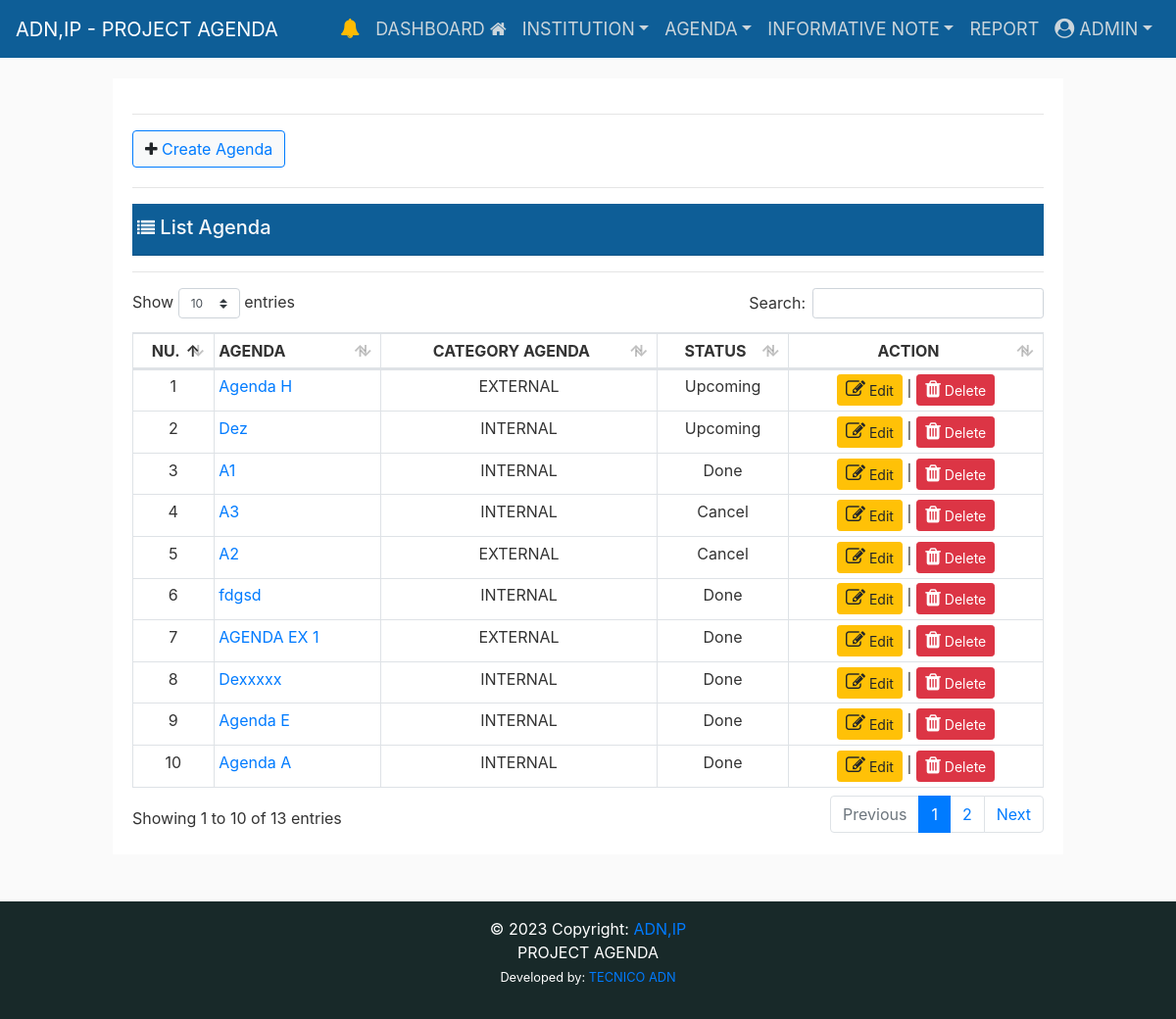
Screenshot of /agenda/ (signed in) with the database file from the repository.
### eventapps/authentication/models.py (models this page shows)
class User(AbstractUser):
    is_dei = models.BooleanField(default=False, verbose_name='Director')
    is_adj = models.BooleanField(default=False, verbose_name='Adjunto')
    is_uga = models.BooleanField(default=False, verbose_name='UGA')
    is_uap = models.BooleanField(default=False, verbose_name='UAP')
    is_ucvq = models.BooleanField(default=False, verbose_name='UCVQ')
    is_uedc = models.BooleanField(default=False, verbose_name='UEDC')
    is_secretary = models.BooleanField(
        default=False, verbose_name='SECRETARY')
    is_media = models.BooleanField(default=False, verbose_name='MEDIA')

### eventapps/event/models.py (models this page shows, shortened)
class Agenda(models.Model):
    user = models.ForeignKey(
        User, on_delete=models.CASCADE, related_name="agenda")
    title = models.CharField(
        max_length=255, unique=True, verbose_name='Agenda')
    title_slug = models.SlugField(
        max_length=255, null=False, unique=True, verbose_name='Title-Slug')
    catagenda = models.ForeignKey(
        CatAgenda, on_delete=models.CASCADE, related_name="agenda", verbose_name="Category Agenda")
    institution = models.ForeignKey(
        Institution, on_delete=models.CASCADE, related_name="agenda", verbose_name="Institution")
    start_time = models.DateTimeField()
    end_time = models.DateTimeField()
    location = models.CharField(max_length=255, null=False, blank=True)
    observation = models.TextField(null=False, blank=True)
    is_cancel = models.BooleanField(default=False)
    is_active = models.BooleanField(default=True)
    STATUS = (
        ('Pending', 'Pending'),
        ('Read', 'Read'),
    )
    status = models.CharField(max_length=20, choices=STATUS)
    created_at = models.DateTimeField(auto_now_add=True)
    updated_at = models.DateTimeField(auto_now=True)
    class Meta:
        verbose_name_plural = ("Agenda")
        ordering = ('-start_time', )

class CatAgenda(models.Model):
    name_category = models.CharField(
        max_length=200, unique=True, verbose_name='Category Agenda')
    name_category_slug = models.CharField(
        max_length=255, null=True, unique=True, verbose_name='Category Agenda Slug')
    class Meta:
        verbose_name_plural = ("Category Agenda")
    def __str__(self):
        return str(self.name_category)

### eventapps/event/views.py (the view)
# urls.py: path('agenda/', views.agenda_list, name='agenda_list'),
@login_required(login_url="/login/")
def agenda_list(request):
    context = {
    }
    return render(request, 'event/agenda_list.html', context)

### eventapps/templates/event/agenda_list.html (shortened to what this page needs)
{% extends "layouts/base.html" %}
{% load static %}
{% block content %}
<div class="row d-flex justify-content-center ">
    <div class="col-sm-12">
        <div class="border-info shadow-lg bg-white">
            <div class="card-body">
                <hr />
                <div class="row mr-1 mt-1">
                    <div class="col-sm-6 pb-1">
                        {% if user.is_authenticated %}
                        <button type="button" class="btn btn-light border border-primary">
                            <span class="fa fa-plus"></span><a class="text-primary" href="{% url 'agenda_add' %}"
                                role="button">
                                Create Agenda</a>
                        </button>
                        {% endif %}
                    </div>
                </div>
                <hr />
                <div class="card-header bg-card pb-2 mt-2 d-flex justify-content-between">
                    <div class="row flex-row">
                        <h5 class="text-light"> <i class="fa fa-list" style="font-size:18px;"></i> List Agenda</h5>
                    </div>
                </div>
                <hr>
                <section id='no-more-tables'>
                    <table class="table table-bordered table-sm" id="example" width="100%" cellspacing="0">
                        <thead>
                            <tr>
                                <th class="text-center">NU.</th>
                                <th>AGENDA</th>
                                <th class="text-center">CATEGORY AGENDA</th>
                                <th class="text-center">STATUS</th>
                                <th class="text-center">ACTION</th>
                            </tr>
                        </thead>
                        <tbody>
                            {% for obj in agenda_list %}
                            <tr>
                                <td class="text-center">{{ forloop.counter }}</td>
                                {% if obj.is_cancel == False %}
                                <td data-title="Title">
                                    <a href="{% url 'concludedAgenda_list_detail' title_slug=obj.title_slug %}"
                                        class="float-left">
                                        {{obj.title }}</a>
                                </td>
                                <td class="text-center">
                                    {{obj.catagenda }}
                                </td>
                                {% if obj.start_time >= current_datetime %}
                                <td class="text-center">Upcoming</td>
                                {% elif obj.start_time <= current_datetime and obj.end_time >= current_datetime %}
                                    <td class="text-center">Running</td>
                                    {% elif obj.end_time < current_datetime %} <td class="text-center"> Done </td>
                                        {% else %}
                                        <td class="text-center">#</td>
                                        {% endif %}
                                        {% else %}
                                        <td data-title="Title">
                                            <a href="{% url 'concludedAgenda_list_detail' title_slug=obj.title_slug %}"
                                                class="float-left">
                                                {{obj.title }}</a>
                                        </td>
                                        <td class="text-center">
                                            {{obj.catagenda }}
                                        </td>
                                        <td class="text-center">Cancel</td>
                                        {% endif %}
                                        <td data-title="End Time" class="text-center"">
                                        <a href=" {% url 'agenda_edit' pk=obj.id %}" data-toggle="tooltip" title="Edit"
                                            class="btn btn-sm btn-warning"><i class='fa fa-edit'
                                                style='font-size:20px'></i> Edit</a>
                                            {% if user.is_authenticated %}
                                            {% if user.groups.all.0.name == 'admin' %} |
                                            <a href="{% url 'agenda_delete' pk=obj.id %}" data-toggle="tooltip"
                                                title="Delete" class="btn btn-sm btn-danger"
                                                onclick="return confirm(' Are you ready to delete?')"><i
                                                    class='fa fa-trash' style='font-size:20px'></i> Delete</a>
                                        </td>
                                        {% endif %}
                                        {% endif %}
                            </tr>
                            {% endfor %}
                        </tbody>
                    </table>
                </section>
            </div>
        </div>
    </div>
</div>
{% endblock %}

### eventapps/templates/layouts/base.html (shortened to what this page needs)
{% load static %}
<!DOCTYPE html>
<html lang="en">
<head>
    <link rel="stylesheet" href="{% static 'main/css/bootstrap.min.css' %}">
    <link rel="stylesheet" href="{% static 'main/font-awesome/css/font-awesome.min.css' %}">
    <link href="{% static 'main/css/main.css' %}" rel="stylesheet">
</head>
<body>
    {% include 'includes/navigation.html' %}
    <main role="main" class="container-fluid">
        <div class="row d-flex justify-content-center">
            <div class="col-md-10">
                {% block content %}
                {% endblock %}
            </div>
        </div>
    </main>
    <footer class="page-footer font-small bg-footer mt-5">
        <div class="footer-copyright text-center py-3">© 2023 Copyright:
            <a href="http://adn.gov.tl"> ADN,IP</a>
            <p>PROJECT AGENDA
                <br /><small>
                    Developed by:
                    <a href="#" target="_blank">TECNICO ADN</a>
                </small>
            </p>
        </div>
    </footer>
    <link href="{% static 'main/datatables/css/dataTables.bootstrap4.min.css' %}" rel="stylesheet" type="text/css" />
</body>
</html>

### eventapps/templates/includes/navigation.html (shortened to what this page needs)
{% load static %}
<header class="site-header fixed-top">
    <nav class="navbar navbar-expand-md navbar-dark bg-card">
        <a class="navbar-brand ps-2" href="{%url 'home' %}">
            ADN,IP - PROJECT AGENDA </a>
        {% if user.is_authenticated %}
        <div class="collapse navbar-collapse" id="navbarsExampleDefault">
            <ul class="navbar-nav ml-auto">
                {% if pending_upcoming.count != 0 %}
                <li class="nav-item"><a class="nav-link" href="{% url 'upcomingAgenda_read' %}">
                        <i class='fa fa-bell' style='font-size:20px; color:rgb(255, 187, 0)'></i>
                        {% if pending_upcoming.count != 0 %}
                        <span class="ag">{{ pending_upcoming.count }}</span>
                        {% endif %}
                    </a>
                </li>
                {% else %}
                <li class="nav-item"><a class="nav-link" href="#">
                        <i class='fa fa-bell' style='font-size:20px; color:rgb(255, 187, 0)'></i>
                    </a>
                </li>
                {% endif %}
                <li class="nav-item"><a class="nav-link" href="{% url 'home' %}">DASHBOARD <i
                            class="fa fa-home"></i></a>
                </li>
                {% if user.groups.all.0.name == 'admin' %}
                <li class="nav-item dropdown">
                    <a class="nav-link dropdown-toggle" href="#" id="profile" data-toggle="dropdown"
                        aria-haspopup="true" aria-expanded="false">INSTITUTION</a>
                </li>
                <li class="nav-item dropdown">
                    <a class="nav-link dropdown-toggle" href="#" id="profile" data-toggle="dropdown"
                        aria-haspopup="true" aria-expanded="false">AGENDA</a>
                </li>
                <li class="nav-item dropdown">
                    <a class="nav-link dropdown-toggle" href="#" id="profile" data-toggle="dropdown"
                        aria-haspopup="true" aria-expanded="false">INFORMATIVE NOTE</a>
                </li>
                {% endif %}
                <li class="nav-item"><a class="nav-link" href="{% url 'report_agenda' %}">REPORT </a>
                </li>
                <li class="nav-item dropdown">
                    <a class="nav-link dropdown-toggle" href="#" id="profile" data-toggle="dropdown"
                        aria-haspopup="true" aria-expanded="false"> <i class='fa fa-user-circle'
                            style='font-size:20px'></i> {{ request.user.username|upper }}</a>
                </li>
            </ul>
        </div>
        {% endif %}
    </nav>
</header>

### eventapps/static/main/css/main.css (style rules this page uses)
body { background: #fafafa; color: #333333; margin-top: 5rem; }
h1, h2, h3, h4, h5, h6 { color: #444444; }
.bg-card { background-color: #0e5e97; color: white; font-size: large; }
.site-header .navbar-nav { color: #cbd5db; }
.site-header .navbar-nav .nav-link { color: #cbd5db; padding-right: .5rem !important; padding-left: .5rem !important; }
.bg-footer { background-color: #182929; color: white; }

### rows the page displays
User: user.username "ADMIN"
Agenda: title "Agenda H", catagenda "EXTERNAL", shows "Upcoming"
Agenda: title "Dez", catagenda "INTERNAL", shows "Upcoming"
Agenda: title "A1", catagenda "INTERNAL", shows "Done"
Agenda: title "A3", catagenda "INTERNAL"
Agenda: title "A2", catagenda "EXTERNAL"
Agenda: title "fdgsd", catagenda "INTERNAL", shows "Done"
Agenda: title "AGENDA EX 1", catagenda "EXTERNAL", shows "Done"
Agenda: title "Dexxxxx", catagenda "INTERNAL", shows "Done"
Agenda: title "Agenda E", catagenda "INTERNAL", shows "Done"
Agenda: title "Agenda A", catagenda "INTERNAL", shows "Done"
